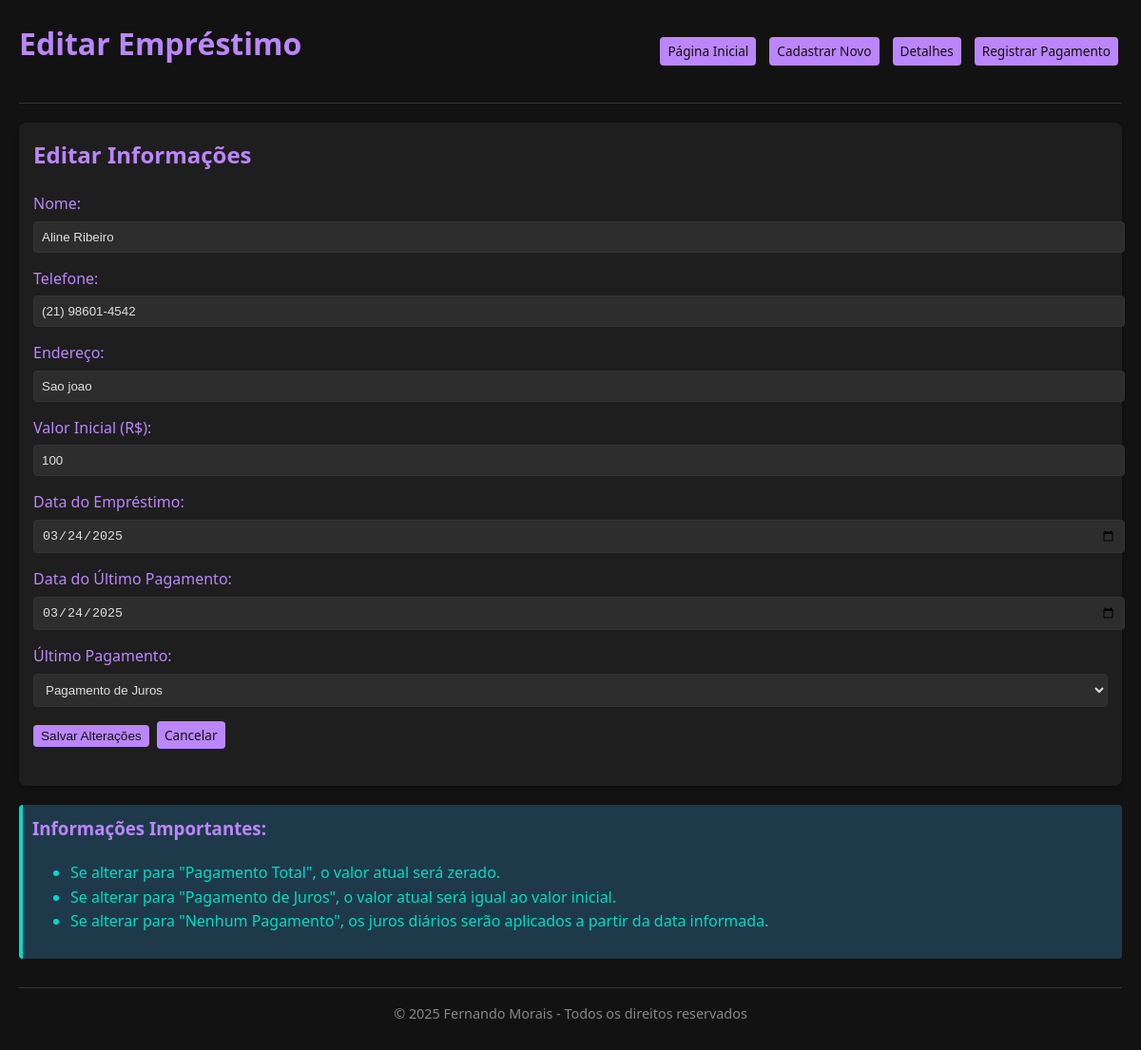
Page /editar.php?id=8 on the earlier database version.
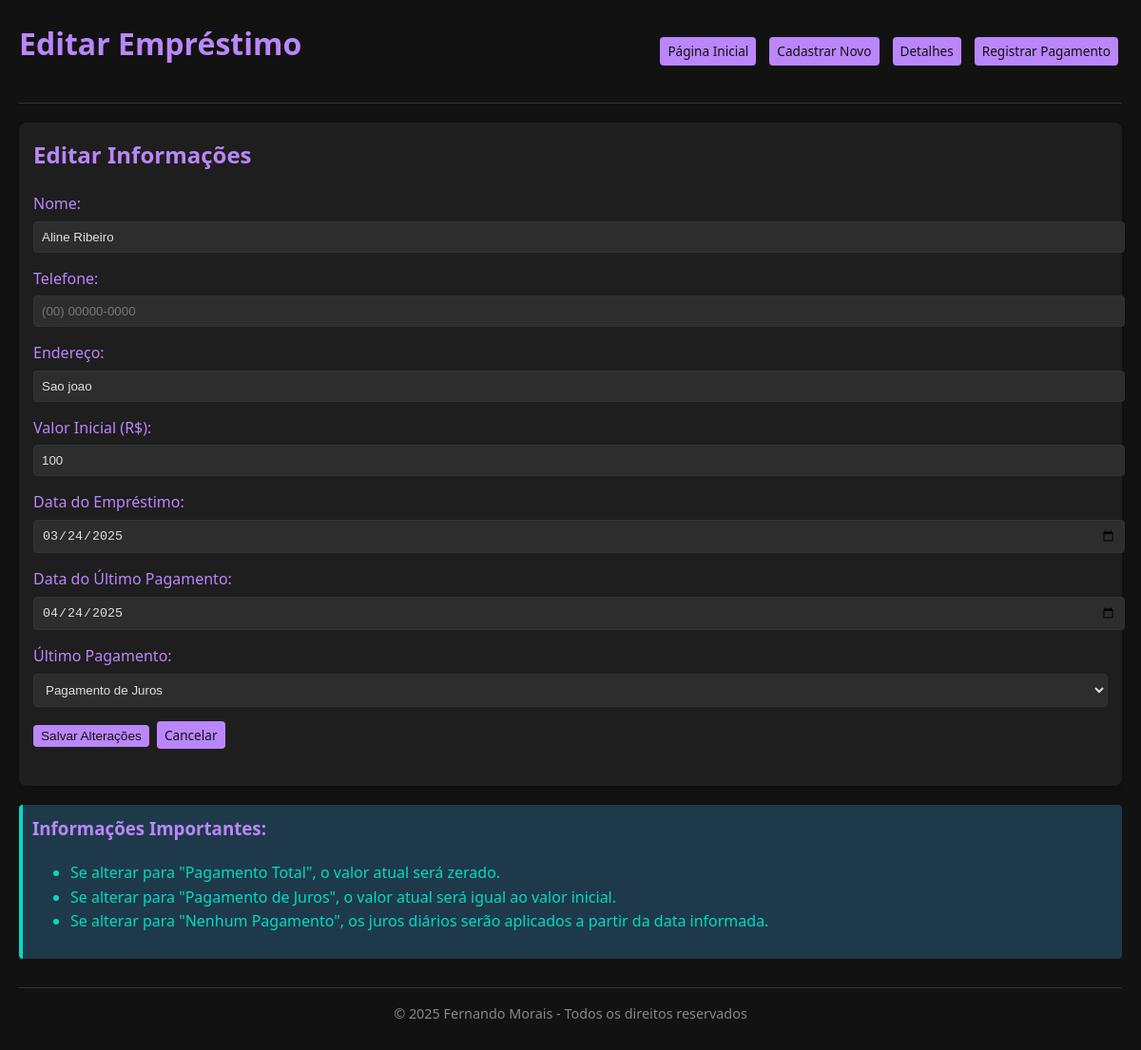
Same page on the later database version.
### tables this page shows
CREATE TABLE devedores (
            id INTEGER PRIMARY KEY AUTOINCREMENT,
            nome TEXT NOT NULL,
            telefone TEXT,
            endereco TEXT,
            valor_inicial REAL NOT NULL,
            valor_atual REAL NOT NULL,
            data_emprestimo TEXT NOT NULL,
            data_ultimo_pagamento TEXT NOT NULL,
            ultimo_pagamento TEXT NOT NULL
        );

### db.php (called while the page is built, shortened)
<?php
function buscarDevedor($db, $id) {
    $stmt = $db->prepare('SELECT * FROM devedores WHERE id = :id');
    $stmt->bindValue(':id', $id, PDO::PARAM_INT);
    $stmt->execute();
    $devedor = $stmt->fetch(PDO::FETCH_ASSOC);
    return $devedor ?: null;
}
?>

### editar.php (the view, shortened to what this page needs)
<?php
require_once 'db.php';
$db = inicializarBancoDados();
$id = $_GET['id'];
$devedor = buscarDevedor($db, $id);
?>
<!DOCTYPE html>
<html lang="pt-BR">
<head>
    <link rel="stylesheet" href="styles-dark.css">
</head>
<body>
    <div class="container">
        <div class="header">
            <h1>Editar Empréstimo</h1>
            <div class="navigation">
                <a href="index.php" class="btn btn-primary">Página Inicial</a>
                <a href="cadastro.php" class="btn btn-success">Cadastrar Novo</a>
                <a href="detalhes.php?id=<?php echo $id; ?>" class="btn btn-info">Detalhes</a>
                <a href="pagamento.php?id=<?php echo $id; ?>" class="btn btn-warning">Registrar Pagamento</a>
            </div>
        </div>
        <div class="card">
            <h2>Editar Informações</h2>
            <form method="post" action="">
                <div class="form-group">
                    <label for="nome">Nome:</label>
                    <input type="text" id="nome" name="nome" value="<?php echo htmlspecialchars($devedor['nome']); ?>" required>
                </div>
                <div class="form-group">
                    <label for="telefone">Telefone:</label>
                    <input type="text" id="telefone" name="telefone" value="<?php echo htmlspecialchars($devedor['telefone']); ?>" placeholder="(00) 00000-0000">
                </div>
                <div class="form-group">
                    <label for="endereco">Endereço:</label>
                    <input type="text" id="endereco" name="endereco" value="<?php echo htmlspecialchars($devedor['endereco']); ?>" placeholder="Rua, número, bairro, cidade">
                </div>
                <div class="form-group">
                    <label for="valor_inicial">Valor Inicial (R$):</label>
                    <input type="number" id="valor_inicial" name="valor_inicial" step="0.01" min="0.01" value="<?php echo $devedor['valor_inicial']; ?>" required>
                </div>
                <div class="form-group">
                    <label for="data_emprestimo">Data do Empréstimo:</label>
                    <input type="date" id="data_emprestimo" name="data_emprestimo" value="<?php echo $devedor['data_emprestimo']; ?>" required>
                </div>
                <div class="form-group">
                    <label for="data_ultimo_pagamento">Data do Último Pagamento:</label>
                    <input type="date" id="data_ultimo_pagamento" name="data_ultimo_pagamento" value="<?php echo $devedor['data_ultimo_pagamento']; ?>" required>
                </div>
                <div class="form-group">
                    <label for="ultimo_pagamento">Último Pagamento:</label>
                    <select id="ultimo_pagamento" name="ultimo_pagamento" required>
                        <option value="juros" <?php echo $devedor['ultimo_pagamento'] === 'juros' ? 'selected' : ''; ?>>Pagamento de Juros</option>
                    </select>
                </div>
                <button type="submit" class="btn btn-primary">Salvar Alterações</button>
                <a href="index.php" class="btn btn-secondary">Cancelar</a>
            </form>
        </div>
        <div class="alert alert-info">
            <h3>Informações Importantes:</h3>
            <ul>
                <li>Se alterar para "Pagamento Total", o valor atual será zerado.</li>
                <li>Se alterar para "Pagamento de Juros", o valor atual será igual ao valor inicial.</li>
                <li>Se alterar para "Nenhum Pagamento", os juros diários serão aplicados a partir da data informada.</li>
            </ul>
        </div>
        <?php include 'footer.php'; ?>
    </div>
</body>
</html>

Differences in the rows shown:
changed devedores "Aline Ribeiro": data_ultimo_pagamento "03/24/2025" → "04/24/2025"; telefone "(21) 98601-4542" → (not shown)
